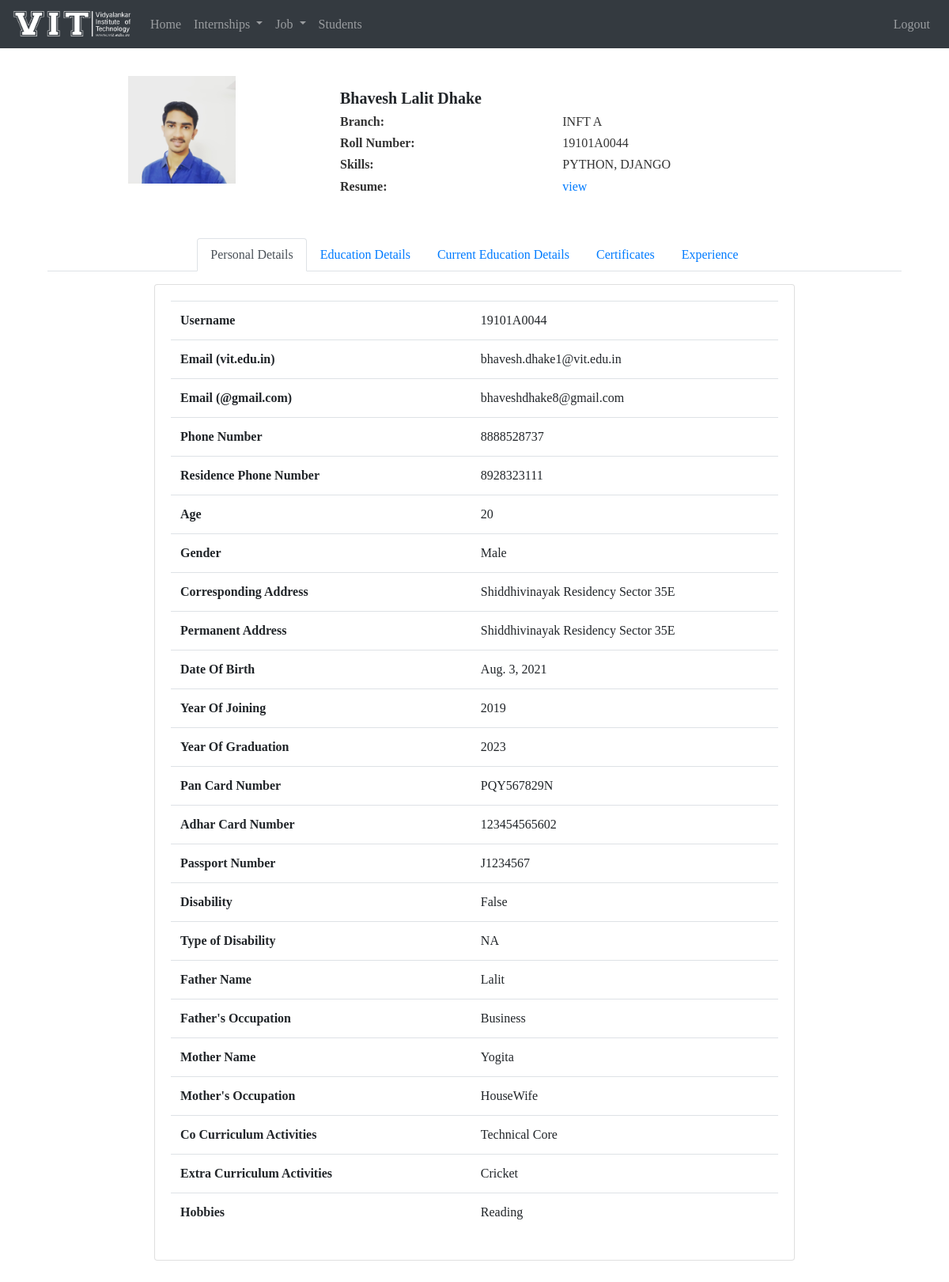
/placement_cell/displayProfile/19101A0044/ (signed in), run on the app's committed database.
### DMS_Student/models.py (models this page shows, shortened)
class Student(models.Model):
    roll_no = models.CharField(primary_key=True ,max_length=20, null=False)
    phone = models.CharField(max_length=10, null=True)
    skills = models.TextField(max_length=500, null=False)
    age=models.IntegerField(validators=[MaxValueValidator(99)],null=True)
    gender=models.CharField(max_length=15,choices=sorted({
        ("Male","Male"),("Female","Female"),("Other","Other")
    }),null=True)
    branch=models.CharField(max_length=12,choices=sorted({
        ("INFT", "INFT"),("CMPN","CMPN"),("EXTC","EXTC"),("ETRX","ETRX"),("BIOM","BIOM")
    }),null=True)
    div=models.CharField(max_length=12,choices=sorted({
        ("A","A"),("B","B"),("C","C")
    }),null=True)
    corresponding_address=models.TextField(max_length=500,null=True)
    permanent_address=models.TextField(max_length=500,null=True)
    date_of_birth = models.DateField(null=True)
    gmail=models.EmailField(null=True)
    residence_phone= models.CharField(max_length=10, null=True)
    pan_card_no=models.CharField(max_length=10,null=True)
    aadhar_no=models.CharField(max_length=12,null=True)
    passport_no=models.CharField(max_length=9,null=True)
    year_of_graduation=models.CharField(max_length=4,null=True)
    disability=models.BooleanField(null=True)
    type_of_disability=models.CharField(max_length=100,null=True)
    father_name = models.CharField(max_length=50, null=True)
    mother_name=models.CharField(max_length=50,null=True)
    father_occupation=models.CharField(max_length=50,null=True)
    mother_occupation=models.CharField(max_length=50,null=True)
    co_curriculum_activities=models.CharField(max_length=100,null=True)
    extra_curriculum_activities=models.CharField(max_length=100,null=True)
    hobbies=models.CharField(max_length=150,null=True)
    profile_photo=models.ImageField(upload_to="profile/",null=True)
    resume=models.FileField(upload_to="Resume/",null=True)
    facebook=models.URLField(null=True)
    linkdin=models.URLField(null=True)
    github=models.URLField(null=True)
    other=models.CharField(max_length=150,null=True)
    is_email_verified=models.BooleanField(default=False,null=True)

### DMS_Student/decorators.py (the view)
        def wrapper_function(request, *args, **kwargs):
            group = None
            if request.user.groups.exists():
                group = request.user.groups.all()[0].name
            if group in allowed_roles:
                 return view_function(request, *args, **kwargs)
            else:
                return HttpResponse('You are not authorized to view this page')

### DMS_Student/templatetags/custom_tags.py (called while the page is built)
@register.filter(name='cgpa_percentage_conversion')
def cgpa_percentage_conversion(cgpa):
    percentage = cgpa*7.1 + 11
    return round(percentage, 2)

@register.filter(name='to_int')
def to_int(value):
    return int(value)

@register.simple_tag
def marks_to_percentage(marks, subject):
    try:
        percentage = int(marks)/int(subject)
    except:
        percentage=0
    return percentage

### DMS_Placement_Cell/templates/placement/displayProfile.html (shortened to what this page needs)
{% extends 'placement/base.html' %}
{% load static %}
{% block content %}
<link rel="stylesheet" href="{% static 'css/profile.css' %}">
<div class="container emp-profile">
    <div class="row">
        <div class="col-md-4">
            <div class="profile-img">
                <div class="d-flex justify-content-center">
                    <img src="{{student_info.profile_photo.url}}" class="d-flex align-items-center" alt="" />
                </div>
            </div>
        </div>
        <div class="col-md-8">
            <div class="w-75 mt-3" id="profile_info">
                <h5><strong>{{name}}</strong></h5>
                <div class="row">
                    <div class="col-6 col-md-6">
                        <h6><strong>Branch: </strong></h6>
                        <h6><strong>Roll Number: </strong></h6>
                        <h6><strong>Skills: </strong></h6>
                        <h6><strong>Resume: </strong></h6>
                    </div>
                    <div class="col-6 col-md-6">
                        <h6>{{branch}} {{div}}</h6>
                        <h6>{{rollNo}}</h6>
                        <h6>{{student_info.skills|upper}}
                        </h6>
                        <h6><a href="{{student_info.resume.url}}" target="blank" style="text-decoration: none;">view</a></h6>
                    </div>
                </div>
            </div>
        </div>
    </div>
    <div class="mt-3" id="info-col">
        <ul class="nav nav-tabs mt-5 d-flex justify-content-center" id="myTab" role="tablist">
            <li class="nav-item">
                <a class="nav-link active" id="home-tab" data-toggle="tab" href="#home" role="tab" aria-controls="home"
                    aria-selected="true">Personal Details</a>
            </li>
            <li class="nav-item">
                <a class="nav-link" id="edu-tab" data-toggle="tab" href="#edu" role="tab" aria-controls="edu"
                    aria-selected="false">Education Details</a>
            </li>
            <li class="nav-item">
                <a class="nav-link" id="curr-edu-tab" data-toggle="tab" href="#curr-edu" role="tab"
                    aria-controls="curr-edu" aria-selected="false">Current Education Details</a>
            </li>
            <li class="nav-item">
                <a class="nav-link" id="certificates-tab" data-toggle="tab" href="#certificates" role="tab"
                    aria-controls="certificates" aria-selected="false">Certificates</a>
            </li>
            <li class="nav-item">
                <a class="nav-link" id="exp-tab" data-toggle="tab" href="#exp" role="tab" aria-controls="exp"
                    aria-selected="false">Experience</a>
            </li>
        </ul>
        <div class="w-75 m-auto" id="details_cards">
            <div class="tab-content profile-tab" id="myTabContent">
                {% include 'placement/profile_tab/personal.html' %}
            </div>
        </div>
    </div>
</div>
{% endblock %}

### DMS_Placement_Cell/templates/placement/base.html (shortened to what this page needs)
<!DOCTYPE html>
{% load static %}
<html lang="en">
<head>
  <link rel="stylesheet" href="https://maxcdn.bootstrapcdn.com/bootstrap/4.5.2/css/bootstrap.min.css">
  <link rel="stylesheet" href="{% static 'css/base.css'%}">
</head>
<body>
  {% include 'placement/nav.html' %}
  <div class="container my-5 py-5">
    {% block content %}
    {% endblock %}
  </div>
</body>
</html>

### DMS_Placement_Cell/templates/placement/nav.html (shortened to what this page needs)
{% load static %}
<nav class="navbar navbar-expand-md bg-dark navbar-dark fixed-top">
    <img class="navbar-brand" src="{% static 'images/vitwhite.png' %}" height="45" width="150">
    <div class="collapse navbar-collapse" id="collapsibleNavbar">
        <ul class="navbar-nav clear-fix">
            <li class="nav-item">
                <a class="nav-link" href="{% url 'placementIndex' %}">Home</a>
            </li>
            <li class="nav-item dropdown">
                <a class="nav-link dropdown-toggle" href="#" id="internshipDropdown" role="button"
                   data-toggle="dropdown" aria-haspopup="true" aria-expanded="false">
                    Internships
                </a>
            </li>
            <li class="nav-item dropdown">
                <a class="nav-link dropdown-toggle" href="#" id="jobDropdown" role="button" data-toggle="dropdown"
                   aria-haspopup="true" aria-expanded="false">
                    Job
                </a>
            </li>
            <li class="nav-item">
                <a class="nav-link" href="{% url 'student_details' %}">Students</a>
            </li>
        </ul>
        <ul class="navbar-nav ml-auto">
            <li class="nav-item display flex">
                <a class="nav-link" href="{% url 'logout' %}">Logout</a>
            </li>
        </ul>
    </div>
</nav>

### DMS_Placement_Cell/templates/placement/profile_tab/personal.html
    <div class="tab-pane fade show active mt-3" id="home" role="tabpanel" aria-labelledby="home-tab">
        <div>
            <div class="card card-body">
                <div class="card-text">
                    <table class="table table-hover table-responsive-sm">
                        <tbody>
                            <tr>
                                <td><strong>Username</strong></td>
                                <td></td>
                                <td></td>
                                <td>{{user.username}}</td>
                            </tr>
                            <tr>
                                <td><strong>Email (vit.edu.in)</strong></td>
                                <td></td>
                                <td></td>
                                <td>{{user.email}}</td>
                            </tr>
                            <tr>
                                <td><strong>Email (@gmail.com)</strong></td>
                                <td></td>
                                <td></td>
                                <td>{{student_info.gmail}}</td>
                            </tr>
                            <tr>
                                <td><strong>Phone Number</strong></td>
                                <td></td>
                                <td></td>
                                <td>{{student_info.phone}}</td>
                            </tr>
                            <tr>
                                <td><strong>Residence Phone Number</strong></td>
                                <td></td>
                                <td></td>
                                <td>{{student_info.residence_phone}}</td>
                            </tr>
                            <tr>
                                <td><strong>Age</strong></td>
                                <td></td>
                                <td></td>
                                <td>{{student_info.age}}</td>
                            </tr>
                            <tr>
                                <td><strong>Gender</strong></td>
                                <td></td>
                                <td></td>
                                <td>{{student_info.gender}}</td>
                            </tr>
                            <tr>
                                <td><strong>Corresponding Address</strong></td>
                                <td></td>
                                <td></td>
                                <td>{{student_info.corresponding_address}}</td>
                            </tr>
                            <tr>
                                <td><strong>Permanent Address</strong></td>
                                <td></td>
                                <td></td>
                                <td>{{student_info.permanent_address}}</td>
                            </tr>
                            <tr>
                                <td><strong>Date Of Birth</strong></td>
                                <td></td>
                                <td></td>
                                <td>{{student_info.date_of_birth}}</td>
                            </tr>
                            <tr>
                                <td><strong>Year Of Joining</strong></td>
                                <td></td>
                                <td></td>
                                <td>{{yearOfJoining}}</td>
                            </tr>
                            <tr>
                                <td><strong>Year Of Graduation</strong></td>
                                <td></td>
                                <td></td>
                                <td>{{student_info.year_of_graduation}}</td>
                            </tr>
                            <tr>
                                <td><strong>Pan Card Number</strong></td>
                                <td></td>
                                <td></td>
                                <td>{{student_info.pan_card_no}}</td>
                            </tr>
                            <tr>
                                <td><strong>Adhar Card Number</strong></td>
                                <td></td>
                                <td></td>
                                <td>{{student_info.aadhar_no}}</td>
                            </tr>
                            <tr>
                                <td><strong>Passport Number</strong></td>
                                <td></td>
                                <td></td>
                                <td>{{student_info.passport_no}}</td>
                            </tr>
                            <tr>
                                <td><strong>Disability</strong></td>
                                <td></td>
                                <td></td>
                                <td>{{student_info.disability}}</td>
                            </tr>
                            <tr>
                                <td><strong>Type of Disability</strong></td>
                                <td></td>
                                <td></td>
                                <td>{{student_info.type_of_disability}}</td>
                            </tr>
                            <tr>
                                <td><strong>Father Name</strong></td>
                                <td></td>
                                <td></td>
                                <td>{{student_info.father_name}}</td>
                            </tr>
                            <tr>
                                <td><strong>Father's Occupation</strong></td>
                                <td></td>
                                <td></td>
                                <td>{{student_info.father_occupation}}</td>
                            </tr>
                            <tr>
                                <td><strong>Mother Name</strong></td>
                                <td></td>
                                <td></td>
                                <td>{{student_info.mother_name}}</td>
                            </tr>
                            <tr>
                                <td><strong>Mother's Occupation</strong></td>
                                <td></td>
                                <td></td>
                                <td>{{student_info.mother_occupation}}</td>
                            </tr>
                            <tr>
                                <td><strong>Co Curriculum Activities</strong></td>
                                <td></td>
                                <td></td>
                                <td>{{student_info.co_curriculum_activities}}</td>
                            </tr>
                            <tr>
                                <td><strong>Extra Curriculum Activities</strong></td>
                                <td></td>
                                <td></td>
                                <td>{{student_info.extra_curriculum_activities}}</td>
                            </tr>
                            <tr>
                                <td><strong>Hobbies</strong></td>
                                <td></td>
                                <td></td>
                                <td>{{student_info.hobbies}}</td>
                            </tr>
                        </tbody>
                    </table>
                </div>
            </div>
        </div>
    </div>

### DMS_Placement_Cell/templates/placement/profile_tab/education.html (shortened to what this page needs)
{% load custom_tags %}

### DMS_Placement_Cell/templates/placement/profile_tab/current_education.html (shortened to what this page needs)
{% load custom_tags %}

### static/css/base.css (style rules this page uses)
body { font-family: 'Source Sans Pro'; scroll-behavior: smooth; }

### static/css/profile.css (style rules this page uses)
.profile-img img { width: 40%; height: 100%; }
.profile-head h5,h6 { color: #333; }

### data on the page
Student: profile_photo (picture), branch "INFT", skills "PYTHON, DJANGO", gmail "bhaveshdhake8@gmail.com", phone "8888528737", residence_phone "8928323111", age "20", gender "Male", corresponding_address "Shiddhivinayak Residency Sector 35E", permanent_address "Shiddhivinayak Residency Sector 35E", date_of_birth "Aug. 3, 2021", year_of_graduation "2023", pan_card_no "PQY567829N", aadhar_no "123454565602", passport_no "J1234567", disability "False", type_of_disability "NA", father_name "Lalit", father_occupation "Business", mother_name "Yogita", mother_occupation "HouseWife", co_curriculum_activities "Technical Core", extra_curriculum_activities "Cricket", hobbies "Reading"

### other printed values
{{ name }} "Bhavesh Lalit Dhake"
{{ div }} "A"
{{ rollNo }} "19101A0044"
{{ user.username }} "19101A0044"
{{ user.email }} "bhavesh.dhake1@vit.edu.in"
{{ yearOfJoining }} "2019"
